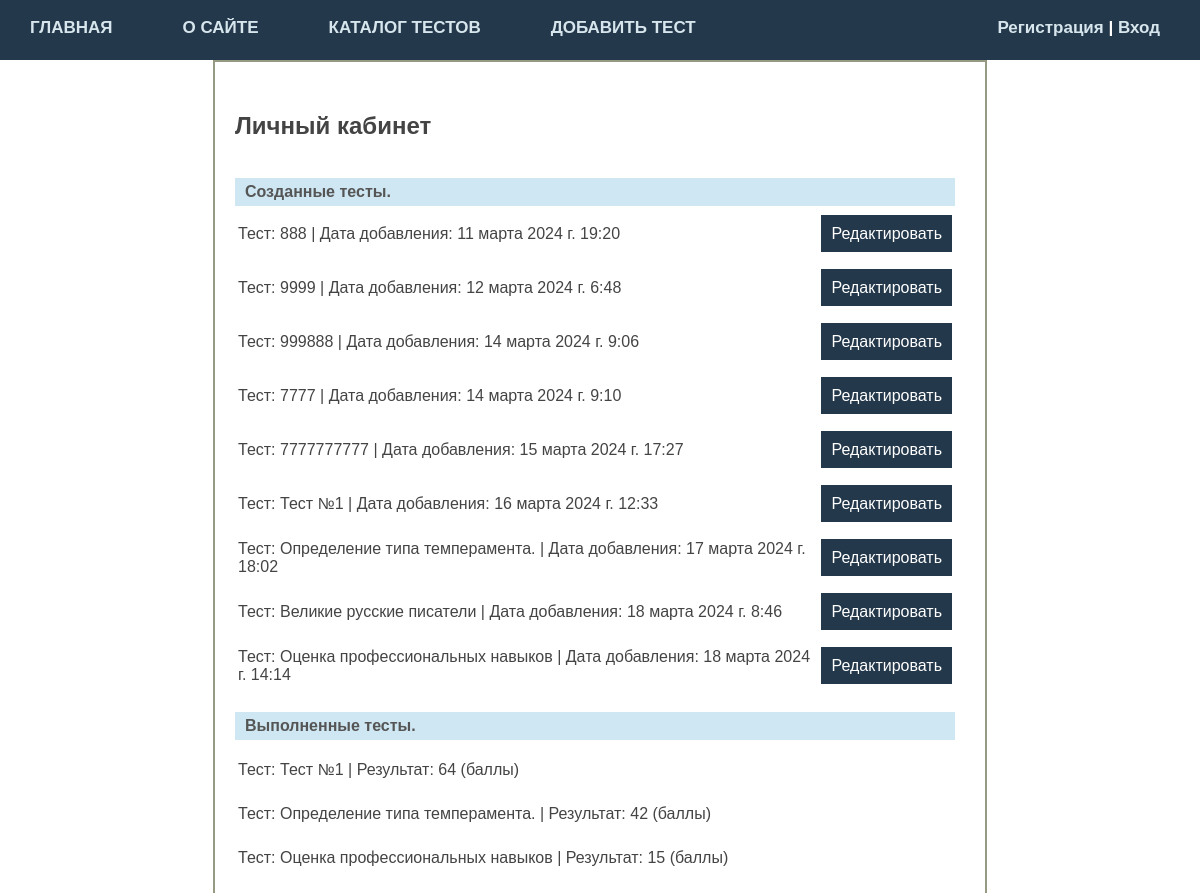
The page /user/admin/office/ on the database as committed earlier.
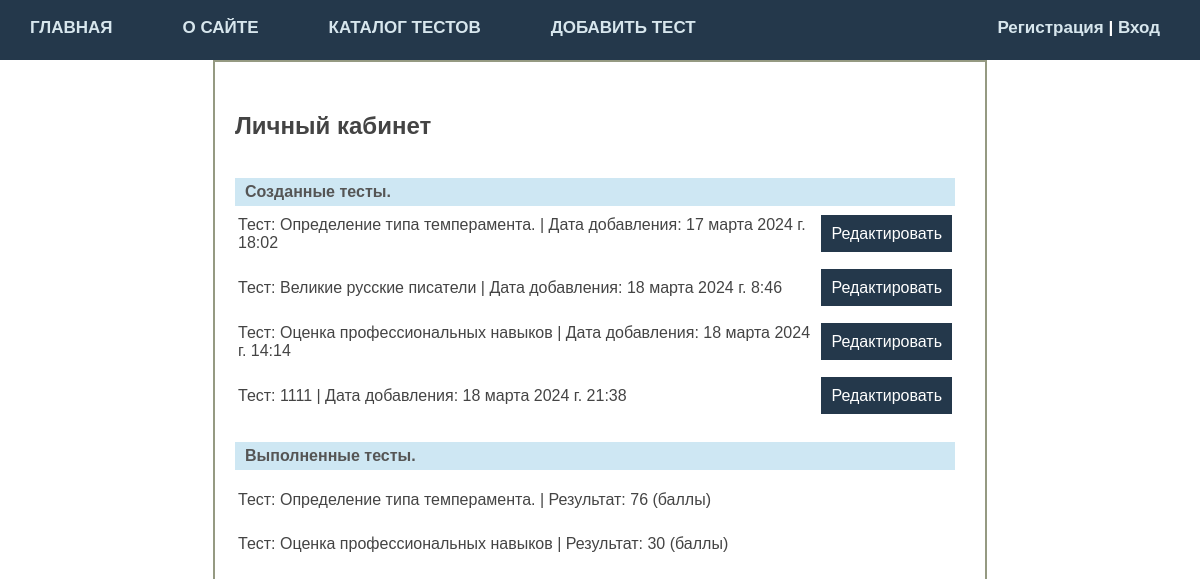
The same page on the database as committed later.
### main/models.py (models this page shows, shortened)
class Tests(models.Model):
    title = models.CharField(max_length=250, verbose_name="Название теста")  # Названия теста
    review = models.TextField(blank=True, verbose_name="Отписание теста")  # Описания теста
    manual = models.TextField(blank=True,
                              verbose_name="Инструкция по выполеннию теста")  # Инструкции по прохождению теста
    number_of_questions = models.PositiveIntegerField(
        verbose_name="Количество вопросов в тесте")  # Количества вопросов в тесте
    number_of_сhoice = models.PositiveIntegerField(
        verbose_name="Количество вариантов ответа")  # Количества вариантов ответа
    time_create = models.DateTimeField(auto_now_add=True)
    time_update = models.DateTimeField(auto_now=True)
    category_key = models.ForeignKey('Categories', on_delete=models.PROTECT, null=True, verbose_name="Категория")
    author = models.ForeignKey(get_user_model(), on_delete=models.SET_NULL, related_name='author_test', null=True,
                               default=None, verbose_name="Автор")
    is_published = models.BooleanField(default=True)  # Отметка о публикации
    def __str__(self):
        return self.title
    class Meta:  # Задаем настройки отображения модел в понели администратора.
        verbose_name = 'Тесты'  # Задаем отображение имени модели в единственном числе.
        verbose_name_plural = 'Тесты'  # Задаем отображение имени модели во множественном числе.

class Result(models.Model):
    user = models.ForeignKey(get_user_model(), on_delete=models.SET_NULL, related_name='user_test', null=True,
                             default=None)
    result = models.IntegerField(default=0, verbose_name="Результат")  # Набранные баллы при прохождении теста
    the_best_result = models.IntegerField(
        verbose_name="Лучший результата")  # Лучший балл пользователя при прохождении теста
    test_key = models.ForeignKey('Tests', on_delete=models.PROTECT, null=True)

### user/views.py (the view)
# urls.py: path('<str:username>/office/', user_office, name='user_office'),
def user_office(request, username):
    us = User.objects.get(username=username)
    added_tests = Tests.objects.filter(author=us.id)
    completed_tests = Result.objects.filter(user=us.id)
    return render(request, 'user/office.html', {
        'added_tests': added_tests,
        'completed_tests': completed_tests,
        'title': "Личный кабинет",
        'username': username
    })

### user/context_processors.py (called while the page is built)
def get_menu(request):
    return {'upper_menu': menu}

### user/templates/user/office.html
{% extends 'main/base.html' %}
{% block content_main %}
<div class="test_content">
<h2>{{title}}</h2>
<br>
<div class="article-panel"><b>Созданные тесты.</b></div>
<table>
{% for t in added_tests %}
    <tr><td>Тест: {{t.title}} | Дата добавления: {{t.time_create}}</td> <td><p class="link-read-post"><a href=" ">Редактировать</a></p></td></tr>
{% endfor %}
</table>
<br>
<div class="article-panel"><b>Выполненные тесты.</b></div>
<br>
<table>
{% for c in completed_tests %}
    <tr><td>Тест: {{c.test_key}} | Результат: {{c.result}} (баллы) <br></td><td> </td></tr>
     <tr><td><br></td></tr>
{% endfor %}
</table>
</div>
{% endblock %}

### main/templates/main/base.html (shortened to what this page needs)
{% load static %}
<!DOCTYPE html>
<html lang="en">
<head>
    <link type="text/css" href="{% static 'main/css/styles.css' %}" rel="stylesheet" />
</head>
<body>
<table class="table-page" border=0 cellpadding="0" cellspacing="0">
<tr><td valign=top>
{% block upper_menu %}
		<div class="header">
			<ul id="upper_menu" class="upper_menu">
{% for m in upper_menu %}
			<li><a href="{% url m.url_name %}">{{m.title}}</a></li>
{% endfor %}
{% if user.is_authenticated %}
			<li class="last"><a href="{%url 'user:user_office' request.user.username %}">{{user.username}} </a>| <a href="{% url 'user:logout' %}"> Выход </a></li>
{% else %}
            <li class="last"><a href="{% url 'user:registration' %}"> Регистрация </a> | <a href="{% url 'user:login' %}"> Вход </a></li>
{% endif %}
			</ul>
		</div>
{% endblock %}
{% block content_main %}
{% endblock %}
</table>
</body>
</html>

### main/static/main/css/styles.css (style rules this page uses)
html, body { font-family: 'Arial'; margin: 0; padding: 0; height: 100%; width: 100%; color: #444; }
a { color: #0059b2; text-decoration: none; }
p.link-read-post { text-align: right; }
p.link-read-post a { padding: 10px; min-width: 100px; background: #24384b; color: #fff; text-decoration: none; font-weight: 500; }
div.article-panel { background: #cee7f3; padding: 5px 10px 5px 10px; box-sizing: border-box; overflow: hidden; color: #555; }
.table-page { width: 100%; height: 100%; vertical-align: top; }
.table-page tr { height: 100%; }
.header { background: #24384b; height: 60px; }
ul.upper_menu { list-style: none; margin: 0; padding: 0; height: 60px; color: #ffffff; font-size: 17px; font-weight: 700; overflow: hidden; font-family: 'Arial'; }
ul.upper_menu li { float: left; margin: 18px 40px 0 30px; }
ul.upper_menu li.last { float: right; }
ul.upper_menu li a { color: #d7e6ed; text-decoration: none; }
.test_content { width: 60%; margin-left: auto; margin-right: auto; border: 2px solid #959a82; background-color: #FFFFFF; padding: 30px 30px 30px 20px; min-height: 100%; }

Rows that differ between the two databases and show on the page:
removed Tests: title "888", time_create "11 марта 2024 г. 19:20"
removed Tests: title "9999", time_create "12 марта 2024 г. 6:48"
removed Tests: title "999888", time_create "14 марта 2024 г. 9:06"
removed Tests: title "7777", time_create "14 марта 2024 г. 9:10"
removed Tests: title "7777777777", time_create "15 марта 2024 г. 17:27"
removed Tests: title "Тест №1", time_create "16 марта 2024 г. 12:33"
removed Result: test_key "Тест №1", result "64"
added Tests: title "1111", time_create "18 марта 2024 г. 21:38"
changed Result "Определение типа темперамента.": result "42" → "76"
changed Result "Оценка профессиональных навыков": result "15" → "30"
